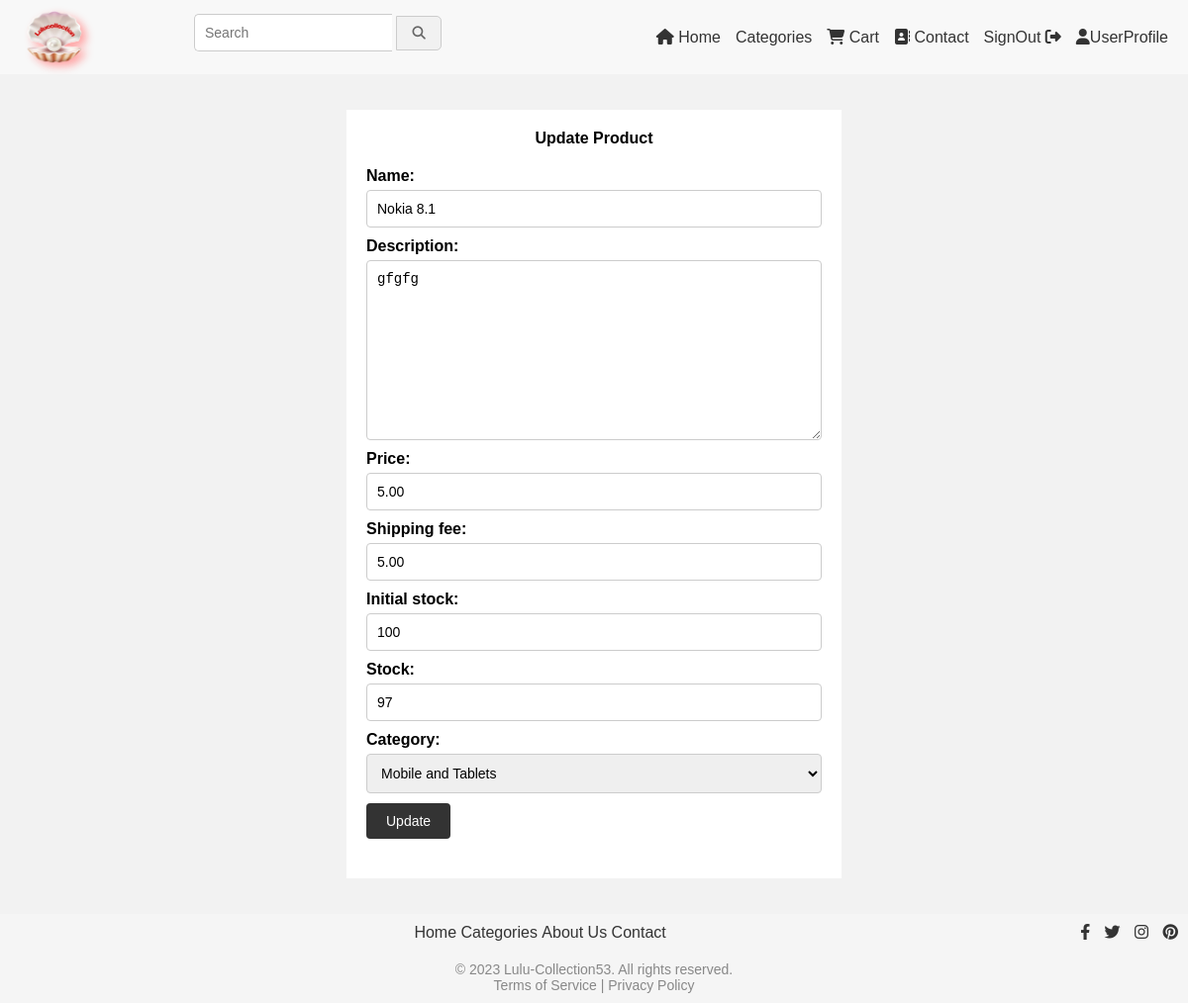
/seller/product/2/edit/ (signed in), run on the app's committed database.
### cart/models.py (models this page shows, shortened)
class Product(models.Model):
    name = models.CharField(max_length=200)
    description = models.TextField()
    price = models.DecimalField(max_digits=8, decimal_places=2)
    shipping_fee = models.DecimalField(max_digits=8, decimal_places=2, default=0)
    initial_stock = models.PositiveIntegerField(default=0)  # Add initial stock field
    stock = models.PositiveIntegerField(default=0)  # Add remaining stock field
    category = models.ForeignKey(Category, on_delete=models.CASCADE)
    seller = models.ForeignKey(Seller, on_delete=models.CASCADE)

class Category(models.Model):
    name = models.CharField(max_length=100)
    def __str__(self):
        return self.name

### cart/views.py (the view)
# urls.py: path('seller/product/<int:product_id>/edit/', views.seller_editproduct, name='seller_editproduct'),
@login_required(login_url='seller_login')
def seller_editproduct(request, product_id):
    product = get_object_or_404(Product, pk=product_id)
    if request.method == 'POST':
        form = ProductForm(request.POST, instance=product)
        if form.is_valid():
            form.save()
            return redirect('seller_dashboard')
    else:
        form = ProductForm(instance=product)
    context = {'form': form, 'product': product}
    return render(request, 'seller_editproduct.html', context)

### cart/forms.py
class ProductForm(forms.ModelForm):
    class Meta:
        model = Product
        fields = ['name', 'description', 'price', 'shipping_fee' ,'initial_stock', 'stock' ,'category']

### templates/seller_editproduct.html (shortened to what this page needs)
<link rel="stylesheet" href="/css/sellereditproduct.css">
{% extends 'base.html' %}
{% block content %}
  <div class="container">
    <h4>Update Product</h4>
    <form method="post">
      {{ form.as_p }}
      <input type="submit" value="Update">
  </form>
</div>
{% endblock %}

### media/css/sellereditproduct.css (style rules this page uses)
* { margin: 0; padding: 0; box-sizing: border-box; }
body { font-family: Arial, sans-serif; background-color: #f2f2f2; }
.container { max-width: 500px; margin: 3% auto; padding: 20px; background-color: #fff; }
h4 { margin-bottom: 20px; text-align: center; }
form { margin-bottom: 20px; }
label { display: block; margin-bottom: 5px; font-weight: bold; }
input[type="text"], input[type="password"] { width: 100%; padding: 10px; border: 1px solid #ccc; border-radius: 4px; font-size: 14px; margin-bottom: 10px; }
input[type="submit"] { background-color: #333; color: #fff; border: none; border-radius: 4px; padding: 10px 20px; cursor: pointer; font-size: 14px; transition: background-color 0.3s ease; }
select { width: 100%; padding: 10px; border: 1px solid #ccc; border-radius: 4px; font-size: 14px; margin-bottom: 10px; }
input[type="number"] { width: 100%; padding: 10px; border: 1px solid #ccc; border-radius: 4px; font-size: 14px; margin-bottom: 10px; }
textarea { width: 100%; padding: 10px; border: 1px solid #ccc; border-radius: 4px; font-size: 14px; margin-bottom: 10px; }

### data on the page
Product: name "Nokia 8.1", description "gfgfg", price "5.00", shipping_fee "5.00", initial_stock "100", stock "97", category "Mobile and Tablets"
